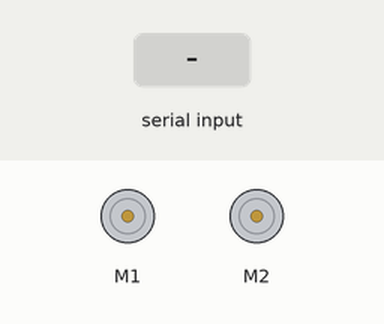
Simulated run of this sketch. Board: Arduino Uno, built with avr-gcc and run on an emulated ATmega328P. Parts: 2 × DC motor (green arrow = forward, orange = backward, longer = faster). Inputs (shaded band) come from the test bench.

Above: at 1.2 s.
1.3 s: "FWD:1\n" received over Serial
At 2.2 s:
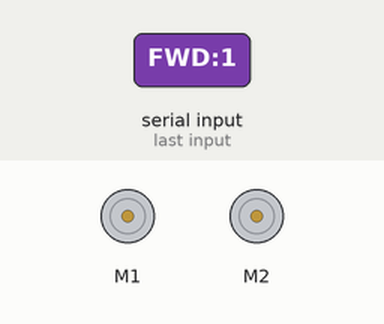
2.8 s: "BWD:1\n" received over Serial
At 3.4 s:
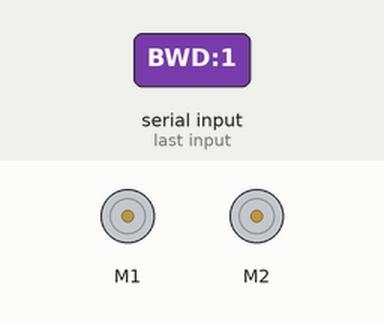
4.3 s: "LFT\n" received over Serial
At 5.0 s:
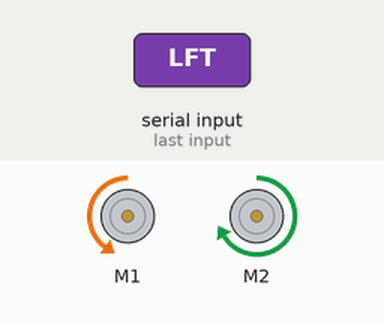
5.8 s: "RGT\n" received over Serial
At 6.2 s:
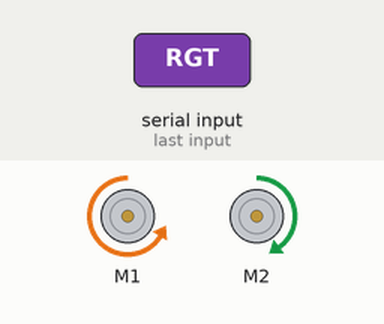
7.3 s: "SPL\n" received over Serial
At 8.5 s:
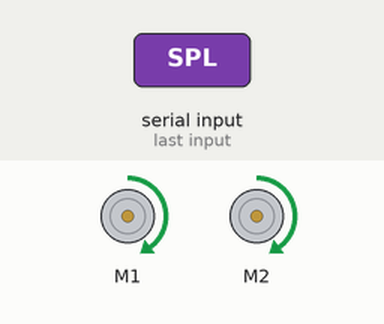
8.8 s: "STP:1\n" received over Serial
At 9.7 s:
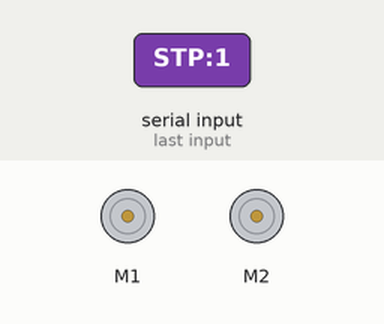
Timing chart, 0 to 11.3 s (numbered marks = the images above; inputs shaded):
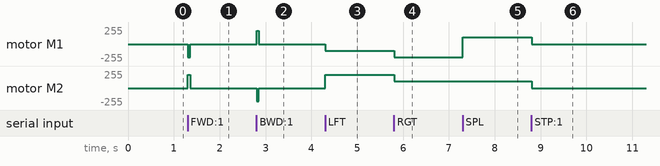

The sketch:

bytebuddies-mbot.ino
```cpp
/* ============================================================
   ByteBuddies — mBot v1 Controller
   ============================================================
   SETUP:
     1. Install Makeblock library: Arduino IDE > Sketch > Include Library
        > Manage Libraries > search "Makeblock" > Install
     2. Board: Arduino Uno
     3. Upload this sketch to your mBot
     4. In ByteBuddies, select "mBot", connect via serial, press Run

   TIP: If Forward goes BACKWARD, flip the signs on the
        FWD & BWD drive() calls (swap -spd ↔ spd).
   ============================================================ */

#include <MeMCore.h>

MeDCMotor motorL(M1);   // Left  motor (port M1)
MeDCMotor motorR(M2);   // Right motor (port M2)

int spd = 200;               // Default speed 0–255
unsigned long stopAt = 0;    // Non-blocking auto-stop timer

// ── Motion helpers ──────────────────────────────────────────
void drive(int l, int r, long ms) {
  motorL.run(l);
  motorR.run(r);
  stopAt = ms > 0 ? millis() + ms : 0;
}
void halt() {
  motorL.stop();
  motorR.stop();
  stopAt = 0;
}

// ── Command parsing ─────────────────────────────────────────
String pCmd(String s) {
  int i = s.indexOf(':');
  return i >= 0 ? s.substring(0, i) : s;
}
long pVal(String s, int n) {
  int p = 0;
  for (int k = 0; k < n; k++) {
    p = s.indexOf(':', p) + 1;
    if (!p) return 0;
  }
  int e = s.indexOf(':', p);
  return e >= 0 ? s.substring(p, e).toInt() : s.substring(p).toInt();
}

// ── Arduino setup ────────────────────────────────────────────
void setup() {
  Serial.begin(9600);
  halt();
}

// ── Main loop ────────────────────────────────────────────────
void loop() {
  // Auto-stop when a timed move expires (non-blocking — STP always works!)
  if (stopAt > 0 && millis() >= stopAt) halt();

  if (!Serial.available()) return;

  String s = Serial.readStringUntil('\n');
  s.trim();
  if (!s.length()) return;

  String c = pCmd(s);
  long   v = pVal(s, 1);

  if      (c == "STP" || c == "CST" || c == "END") halt();
  else if (c == "FWD") drive(-spd,    spd,    v * 50);  // both wheels forward
  else if (c == "BWD") drive( spd,   -spd,    v * 50);  // both wheels backward
  else if (c == "LFT") drive(-spd/2,  spd,    v * 8 );  // arc left
  else if (c == "RGT") drive(-spd,    spd/2,  v * 8 );  // arc right
  else if (c == "SPL") drive( spd/2,  spd/2,  v * 5 );  // spin left in place
  else if (c == "SPR") drive(-spd/2, -spd/2,  v * 5 );  // spin right in place
  else if (c == "SPD") spd = map(v, 0, 100, 0, 255);
  else if (c == "ML")  motorL.run(map(v, -100, 100, -255, 255));
  else if (c == "MR")  motorR.run(map(v, -100, 100, -255, 255));
  else if (c == "MV") {
    long l = pVal(s, 1), r = pVal(s, 2);
    drive(map(l, -100, 100, -255, 255), map(r, -100, 100, -255, 255), 0);
  }
}
```

Measured:
- after the input at 1.3 s, motor M1: stopped → backward 200/255 at once, → stopped 0.05 s later; motor M2: stopped → forward 200/255 at once, → stopped 0.05 s later
- after the input at 2.8 s, motor M1: stopped → forward 200/255 at once, → stopped 0.05 s later; motor M2: stopped → backward 200/255 at once, → stopped 0.05 s later
- after the input at 4.3 s, motor M1: stopped → backward 100/255 at once; motor M2: stopped → forward 200/255 at once
- after the input at 5.8 s, motor M1: backward 100/255 → backward 200/255 at once; motor M2: forward 200/255 → forward 100/255 at once
- after the input at 7.3 s, motor M1: backward 200/255 → forward 100/255 at once
- after the input at 8.8 s, motor M1, motor M2: forward 100/255 → stopped at once
